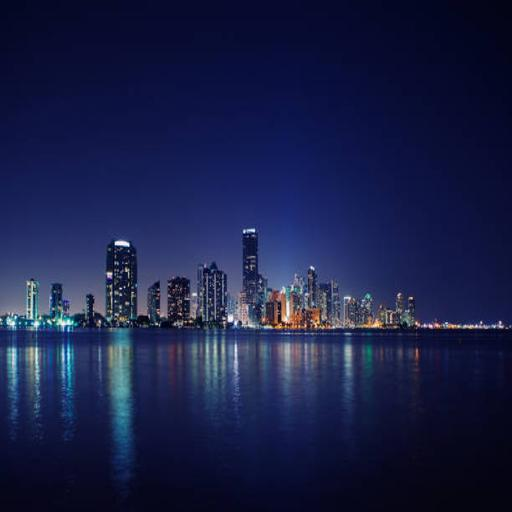
%> input picture Project-Image-Processing/Resized/city-skyline-night_resized.jpg, 512 x 512 px
$ octave visualization.m   (GNU Octave 9; MATLAB toolbox functions it lacks are replaced by stand-ins)
%> lines starting %> are read from the running program, lines starting %| are printed output that depends on the picture; in (x1, y1, x2, y2) boxes, pixels count from 0 and x2, y2 are one past the last pixel; in counts of white or black regions, pixels touching at a corner belong together; the program's own positions count from 1
clc; clear; close all;

% Load a segmented image (Example: Choose an image from your dataset)
img_path = "Project-Image-Processing/Resized/city-skyline-night_resized.jpg";
img = imread(img_path);
%> img is the input picture: size 512x512x3 uint8; mean R, G, B 24.9, 31.7, 71.1
img_gray = rgb2gray(img); % Convert to grayscale
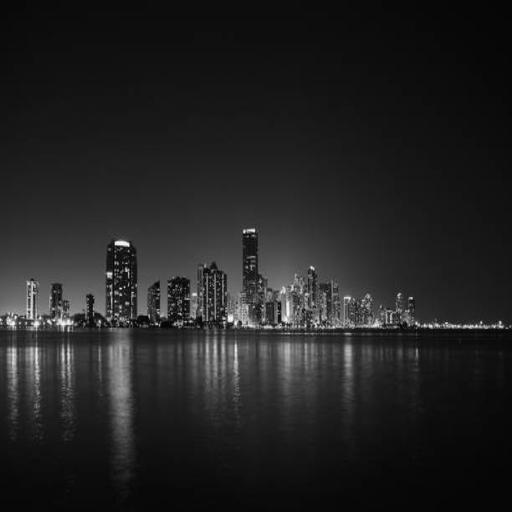
%> img_gray: size 512x512 uint8; min 1, max 254, mean 34.2

% ---------------- SEGMENTATION ---------------- %
% Apply edge detection (Canny)
edges = edge(img_gray, 'Canny');
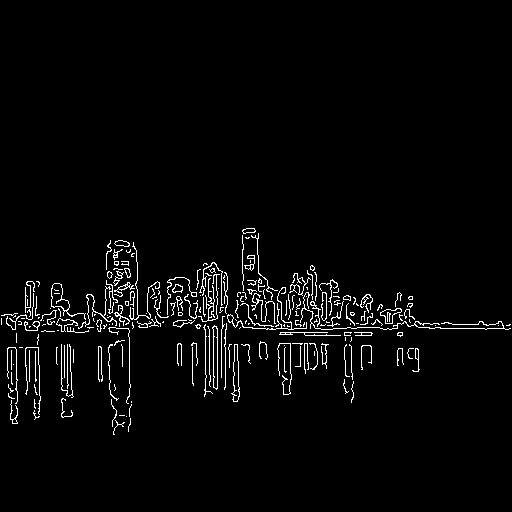
%> edges: size 512x512 logical; 2.9% white in thin lines or dots, all inside (x1, y1, x2, y2) = (1, 228, 511, 435)

% Apply K-means clustering for segmentation
num_clusters = 3; % Define number of clusters
[rows, cols, ~] = size(img);
%> rows = 512; cols = 512
reshaped_img = double(reshape(img, rows * cols, 3));
[idx, centroids] = kmeans(reshaped_img, num_clusters, 'Replicates', 3);
%> centroids = [10.49 14.22 50.68; 102 114.8 137.1; 34.07 45.22 94.64]
segmented_img = reshape(idx, rows, cols);
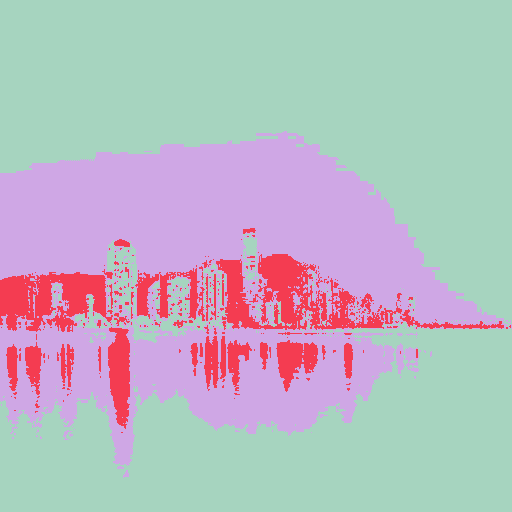
%> segmented_img: size 512x512 double; 3 distinct labels, from 1 to 3; one colour per label, 0 black

% Morphological operations to enhance edges
segmented_img = medfilt2(segmented_img, [3 3]); % Apply median filter
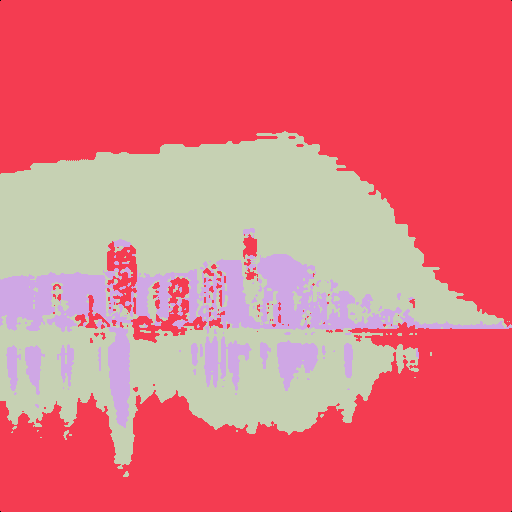
%> segmented_img: size 512x512 double; 4 distinct labels, from 0 to 3; one colour per label, 0 black
segmented_img = imfill(segmented_img, 'holes'); % Fill holes
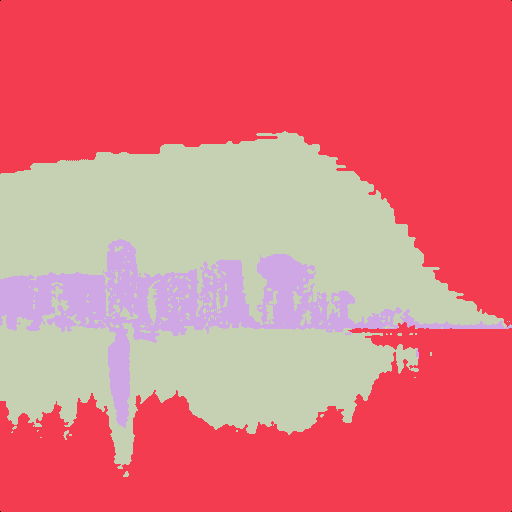
%> segmented_img: size 512x512 double; 4 distinct labels, from 0 to 3; one colour per label, 0 black

% ---------------- OBJECT DETECTION ---------------- %
% Detect objects using connected component analysis
CC = bwconncomp(segmented_img); % Get connected components
%> CC = 1 connected component
stats = regionprops(CC, 'BoundingBox', 'Centroid', 'Area');
%> stats = 1 region; box (x1, y1, x2, y2), Area and Centroid: (0, 0, 512, 512) 262140 [256.5 256.5]

% ---------------- VISUALIZATION ---------------- %
figure;

% 1. Original Image
subplot(1, 3, 1);
imshow(img);
title('Original Image');

% 2. Segmented Image with Different Colors
subplot(1, 3, 2);
colored_labels = label2rgb(segmented_img, 'jet', 'k', 'shuffle'); % Assign colors
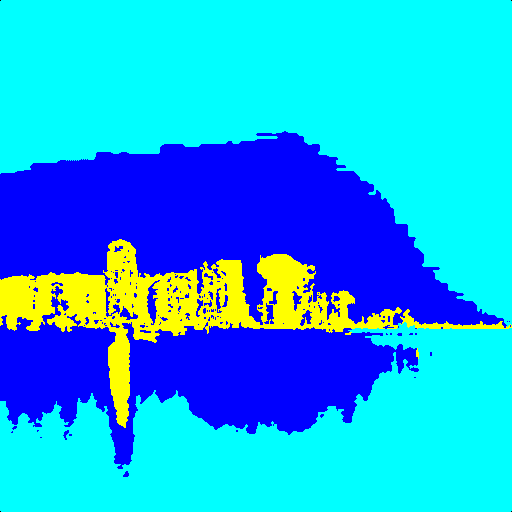
%> colored_labels: size 512x512x3 uint8; mean R, G, B 19.5, 169.7, 235.5
imshow(colored_labels);
title('Segmented Image (K-means)');

% 3. Overlay Segmentation & Bounding Boxes
subplot(1, 3, 3);
imshow(img);
hold on;

for i = 1:length(stats)
    % Draw bounding box
    rectangle('Position', stats(i).BoundingBox, 'EdgeColor', 'r', 'LineWidth', 2);

    % Draw centroid
    plot(stats(i).Centroid(1), stats(i).Centroid(2), 'go', 'MarkerSize', 10, 'LineWidth', 2);

    % Display object label
    text(stats(i).Centroid(1) + 5, stats(i).Centroid(2), ...
        sprintf('Obj %d', i), 'Color', 'yellow', 'FontSize', 12, 'FontWeight', 'bold');
end
%> this loop made 1 pass

title('Object Detection (Bounding Boxes)');
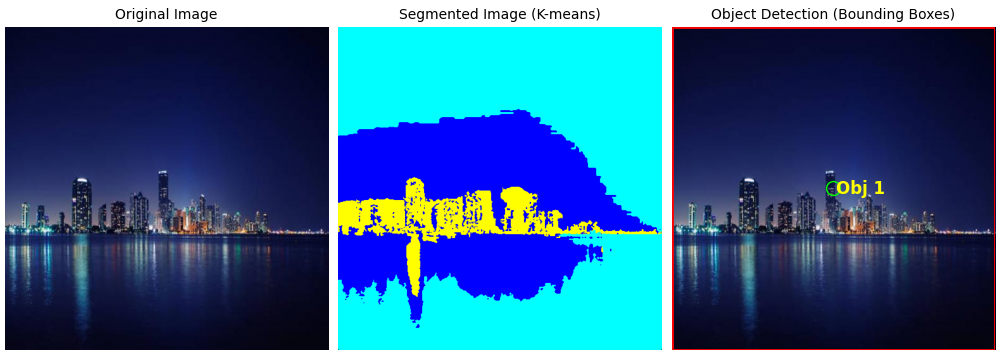
%> figure redrawn from the program's plot data, 3 panels
hold off;
